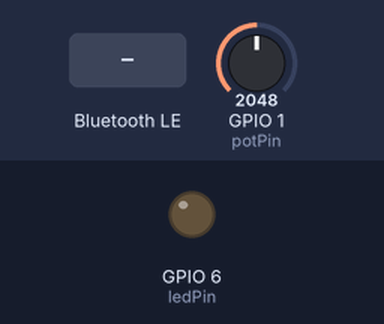
This sketch was run on a simulated ESP32-S3. On the bench: output pins drawn as LEDs (lit = HIGH). The inputs (shaded band) are chosen by the test bench; at power-on: GPIO 1 (potPin) = 2048. Nothing arrives over Bluetooth unless stated; a phone connects over Bluetooth LE 3 s after start; what the sketch prints to the serial monitor is not drawn.

Above: at 1.2 s.
1.3 s: Bluetooth LE write "S" received
At 2.2 s:
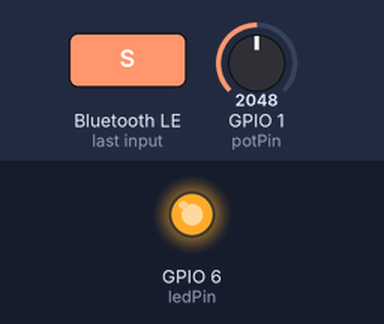
2.8 s: Bluetooth LE write "N" received
At 3.5 s:
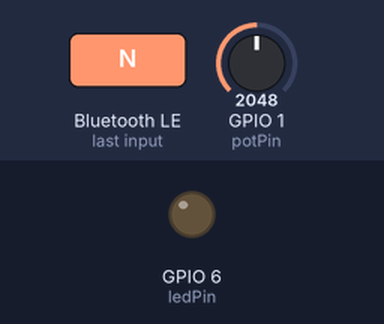
Timing chart, 0 to 5.8 s (numbered marks = the images above; inputs shaded):
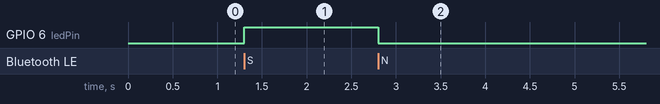

Measured:
- after the input at 1.3 s, GPIO 6 (ledPin): LOW → HIGH at once
- after the input at 2.8 s, GPIO 6 (ledPin): HIGH → LOW at once

The sketch:

POT_BTXIAO.ino
```cpp
#include <BLEDevice.h>
#include <BLEUtils.h>
#include <BLEServer.h>

// Definir el servicio y la característica BLE
BLEServer *pServer = NULL;
BLECharacteristic *pCharacteristic = NULL;
BLEService *pService = NULL;

// Definir el UUID para el servicio y la característica
#define SERVICE_UUID        "12345678-1234-1234-1234-123456789012"
#define CHARACTERISTIC_UUID "87654321-4321-4321-4321-210987654321"

// Pin del potenciómetro
const int potPin = A0;

// Pin del LED
const int ledPin = 6; // Cambia este valor al pin donde tengas conectado el LED

//String value="";

// Callback para manejar los eventos BLE
class MyCallbacks : public BLECharacteristicCallbacks {
  void onWrite(BLECharacteristic *pCharacteristic) {
    String value = pCharacteristic->getValue();

    if (value.length() > 0) {
      Serial.print("Comando recibido: ");
      Serial.println(value.c_str());

      if (value == "S") {
        digitalWrite(ledPin, HIGH); // Encender LED
        Serial.println("LED encendido.");
      }
      else if (value == "N") {
        digitalWrite(ledPin, LOW);  // Apagar LED
        Serial.println("LED apagado.");
      }
    }
  }
};

void setup() {
  // Inicializar el monitor serial
  Serial.begin(115200);

  // Inicializar el pin del potenciómetro
  pinMode(potPin, INPUT);

  // Inicializar el pin del LED
  pinMode(ledPin, OUTPUT);
  digitalWrite(ledPin, LOW);  // Asegurarse que el LED esté apagado al inicio

  // Iniciar el BLE
  BLEDevice::init("ESP32-TILICO");
  pServer = BLEDevice::createServer();

  // Crear el servicio BLE
  pService = pServer->createService(SERVICE_UUID);

  // Crear la característica BLE
  pCharacteristic = pService->createCharacteristic(
                      CHARACTERISTIC_UUID,
                      BLECharacteristic::PROPERTY_READ |
                      BLECharacteristic::PROPERTY_WRITE |
                      BLECharacteristic::PROPERTY_NOTIFY
                    );

  // Establecer el callback para recibir comandos
  pCharacteristic->setCallbacks(new MyCallbacks());

  // Iniciar el servicio
  pService->start();

  // Empezar la publicidad BLE
  BLEAdvertising *pAdvertising = BLEDevice::getAdvertising();
  pAdvertising->addServiceUUID(SERVICE_UUID);
  pAdvertising->start();

  Serial.println("ESP32 BLE iniciado. Conéctate desde nRF Connect.");
}

void loop() {
  // Leer el valor del potenciómetro (entre 0 y 4095)
  int potValue = analogRead(potPin);

  // Escalar el valor a un rango más adecuado (por ejemplo, de 0 a 3.3 V)
  float scaledValue = map(potValue, 0, 4095, 0, 3300) / 1000.0; // Convertido a voltios

  // Convertir el valor a cadena de texto para enviar
  char potValueStr[8];
  dtostrf(scaledValue, 4, 2, potValueStr); // Conversión flotante a string con 2 decimales

  // Enviar el valor como una notificación
  pCharacteristic->setValue(potValueStr);
  pCharacteristic->notify();  // Notificar a los dispositivos conectados

  // Mostrar el valor en el monitor serial
  Serial.print("Valor del potenciómetro enviado: ");
  Serial.println(scaledValue);

  // Esperar 100 ms antes de la siguiente lectura y envío
  delay(100);
}
```
